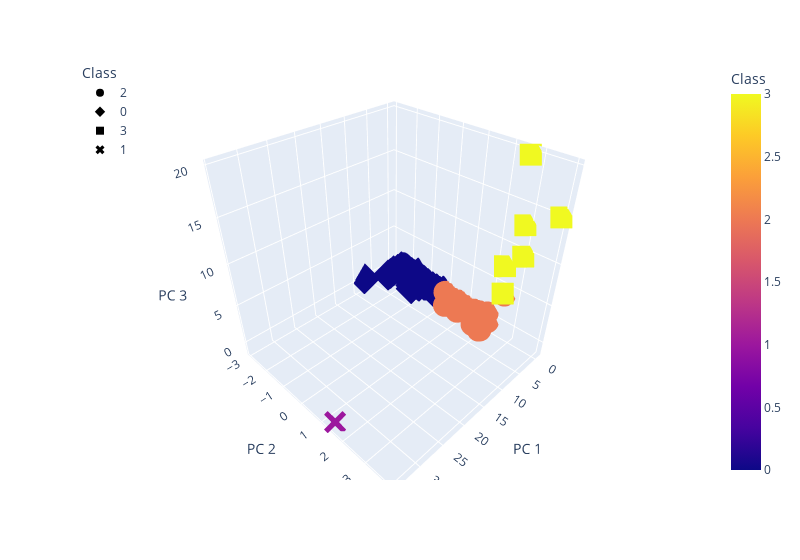

Here is the notebook cell this chart was saved with:
### Markdown cell above
#### Create a 3D scatter plot using Plotly Express to plot the clusters using the clustered_df DataFrame. You should include the following parameters on the plot: hover_name="CoinName" and hover_data=["Algorithm"] to show this additional info on each data point.

### Code cell
fig = px.scatter_3d(
    clustered_df,
    x="PC 1",
    y="PC 2",
    z="PC 3",
    color="Class",
    symbol="Class",
    hover_name="CoinName",
    hover_data=["Algorithm"],
    width=800,
)
fig.update_layout(legend=dict(x=0, y=1))
fig.show()

### Figure 1 — Plotly figure (JSON) as saved in the notebook; plotly's stock layout.template omitted (floating-point values rounded to 4 significant figures; data arrays with more than 128 entries replaced by an {"elided": "..."} marker saying what was removed)
{"data": [{"customdata": {"elided": "285x1 str values"}, "hovertemplate": "<b>%{hovertext}</b><br><br>Class=%{marker.color}<br>PC 1=%{x}<br>PC 2=%{y}<br>PC 3=%{z}<br>Algorithm=%{customdata[0]}<extra></extra>", "hovertext": {"elided": "285 str values"}, "legendgroup": "2", "marker": {"color": {"elided": "285 int values"}, "coloraxis": "coloraxis", "symbol": "circle"}, "mode": "markers", "name": "2", "scene": "scene", "showlegend": true, "type": "scatter3d", "x": {"elided": "285 float values"}, "y": {"elided": "285 float values"}, "z": {"elided": "285 float values"}}, {"customdata": {"elided": "241x1 str values"}, "hovertemplate": "<b>%{hovertext}</b><br><br>Class=%{marker.color}<br>PC 1=%{x}<br>PC 2=%{y}<br>PC 3=%{z}<br>Algorithm=%{customdata[0]}<extra></extra>", "hovertext": {"elided": "241 str values"}, "legendgroup": "0", "marker": {"color": {"elided": "241 int values"}, "coloraxis": "coloraxis", "symbol": "diamond"}, "mode": "markers", "name": "0", "scene": "scene", "showlegend": true, "type": "scatter3d", "x": {"elided": "241 float values"}, "y": {"elided": "241 float values"}, "z": {"elided": "241 float values"}}, {"customdata": [["Ouroboros"], ["XEVAN"], ["Scrypt"], ["Ethash"], ["CryptoNight"], ["X16R"]], "hovertemplate": "<b>%{hovertext}</b><br><br>Class=%{marker.color}<br>PC 1=%{x}<br>PC 2=%{y}<br>PC 3=%{z}<br>Algorithm=%{customdata[0]}<extra></extra>", "hovertext": ["Cardano", "Beetle Coin", "MintCoin", "Reality Clash", "DigitalNote ", "Motion"], "legendgroup": "3", "marker": {"color": [3, 3, 3, 3, 3, 3], "coloraxis": "coloraxis", "symbol": "square"}, "mode": "markers", "name": "3", "scene": "scene", "showlegend": true, "type": "scatter3d", "x": [-0.43, -0.1806, -0.3189, -0.4187, 4.428, -0.3955], "y": [3.955, 3.002, 2.663, 2.373, 2.998, 2.863], "z": [15.1, 9.637, 19.81, 7.482, 6.593, 12.94]}, {"customdata": [["Scrypt"]], "hovertemplate": "<b>%{hovertext}</b><br><br>Class=%{marker.color}<br>PC 1=%{x}<br>PC 2=%{y}<br>PC 3=%{z}<br>Algorithm=%{customdata[0]}<extra></extra>", "hovertext": ["BlueCoin"], "legendgroup": "1", "marker": {"color": [1], "coloraxis": "coloraxis", "symbol": "x"}, "mode": "markers", "name": "1", "scene": "scene", "showlegend": true, "type": "scatter3d", "x": [34.09], "y": [1.437], "z": [-1.111]}], "layout": {"coloraxis": {"colorbar": {"title": {"text": "Class"}}, "colorscale": [[0, "#0d0887"], [0.1111, "#46039f"], [0.2222, "#7201a8"], [0.3333, "#9c179e"], [0.4444, "#bd3786"], [0.5556, "#d8576b"], [0.6667, "#ed7953"], [0.7778, "#fb9f3a"], [0.8889, "#fdca26"], [1, "#f0f921"]]}, "legend": {"title": {"text": "Class"}, "tracegroupgap": 0, "x": 0, "y": 1}, "margin": {"t": 60}, "scene": {"domain": {"x": [0, 1], "y": [0, 1]}, "xaxis": {"title": {"text": "PC 1"}}, "yaxis": {"title": {"text": "PC 2"}}, "zaxis": {"title": {"text": "PC 3"}}}, "width": 800}}
